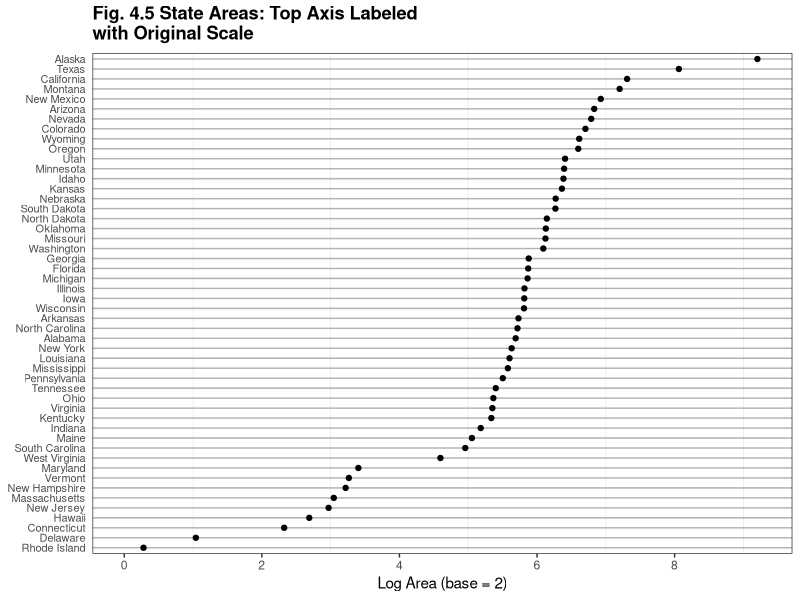
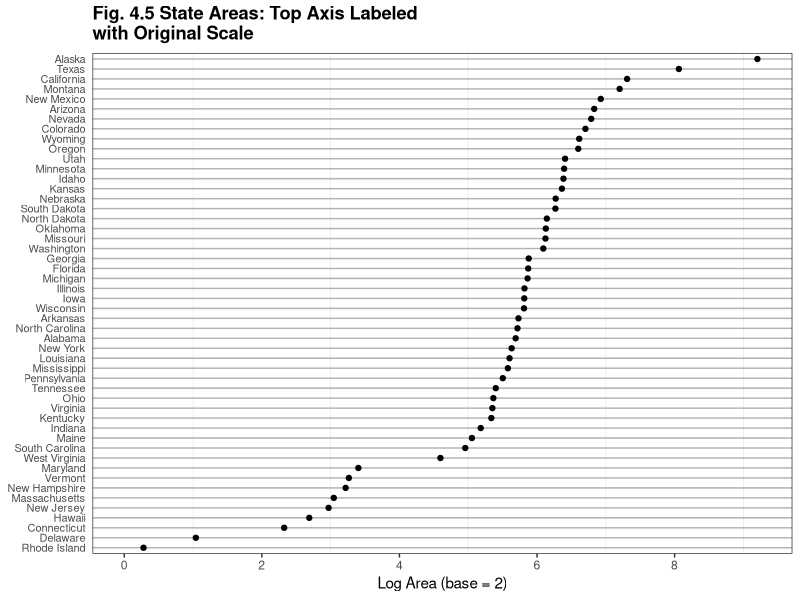

Here is the R script that generated these plots, in order:
library(ggplot2)

this_base <- "fig04-05_state-areas-top-axis-labeled-with-original-scale"

my_data <- data.frame(
  state_name = state.name,
  state_area = state.area,
  state_area_scaled = state.area / 1000)

p <- ggplot(my_data, aes(x = log2(state_area_scaled),
                      y = reorder(state_name, state_area_scaled))) +
  geom_point() + 
  scale_x_continuous(breaks = seq(0,8,2), limits = c(0, 9.25)) +
  labs(x = "Log Area (base = 2)", y = NULL) +
  ggtitle("Fig. 4.5 State Areas: Top Axis Labeled \nwith Original Scale") +
  theme_bw() + 
  theme(panel.grid.major.x = element_blank(),
        panel.grid.major.y = element_line(colour = "grey70"),
        plot.title = element_text(face = "bold", vjust = 1.5),
        axis.ticks.y = element_blank(),
        axis.text.y = element_text(size = rel(0.9)))

p

ggsave(paste0(this_base, ".png"), 
       p, width = 6, height = 6)

## TODO: missing original scale axis at top of plot
